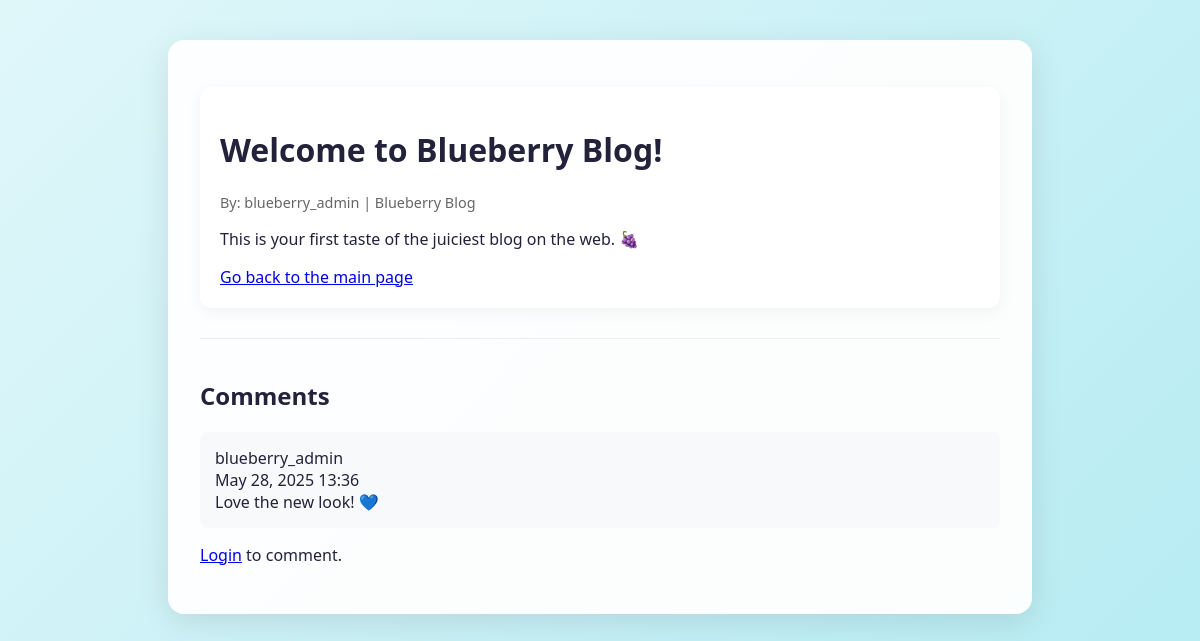
/post/1, run on the app's committed database.
### app/models.py (models this page shows, shortened)
class Post(db.Model):
    id = db.Column(db.Integer, primary_key=True)
    title = db.Column(db.String(120), nullable=False)
    content = db.Column(db.Text, nullable=False)
    user_id = db.Column(db.Integer, db.ForeignKey('user.id'))

class User(UserMixin, db.Model):
    id = db.Column(db.Integer, primary_key=True)
    username = db.Column(db.String(80), unique=True, nullable=False)
    password_hash = db.Column(db.String(128), nullable=False)
    posts = db.relationship('Post', backref='author', lazy='dynamic')

class Comment(db.Model):
    id = db.Column(db.Integer, primary_key=True)
    content = db.Column(db.Text, nullable=False)
    created_at = db.Column(db.DateTime, server_default=db.func.now())
    user_id = db.Column(db.Integer, db.ForeignKey('user.id'), nullable=False)
    post_id = db.Column(db.Integer, db.ForeignKey('post.id'), nullable=False)
    user = db.relationship('User', backref='comments')
    post = db.relationship('Post', backref='comments')

### app/main.py (the view, shortened to what this page needs)
@bp.route('/post/<int:post_id>', methods=['GET', 'POST'])
def view_post(post_id):
    post = Post.query.get_or_404(post_id)
    comments = Comment.query.filter_by(post_id=post.id).order_by(Comment.created_at.desc()).all()
    return render_template('view_post.html', post=post, comments=comments)

### app/templates/view_post.html (shortened to what this page needs)
<!DOCTYPE html>
<html>
<head>
    <link rel="stylesheet" href="{{ url_for('static', filename='style.css') }}">
</head>
<body>
<div class="container">
    <div class="card">
        <h1>{{ post.title }}</h1>
        <div class="post-meta">By: {{ post.author.username }} | Blueberry Blog</div>
        <p>{{ post.content }}</p>
        <a href="{{ url_for('main.index') }}">Go back to the main page</a>
    </div>
    <div class="comments-section">
        <h2>Comments</h2>
        {% if comments %}
            {% for comment in comments %}
                <div class="comment">
                    <div class="comment-author">{{ comment.user.username }}</div>
                    <div class="comment-date">{{ comment.created_at.strftime('%b %d, %Y %H:%M') }}</div>
                    <div>{{ comment.content }}</div>
                </div>
            {% endfor %}
        {% else %}
            <p>No comments yet. Be the first to comment!</p>
        {% endif %}
        {% if current_user.is_authenticated %}
        <form method="POST" class="comment-form">
            <label for="content">Add a comment:</label>
            <textarea id="content" name="content" required></textarea>
            <button type="submit">Post Comment</button>
        </form>
        {% else %}
            <p><a href="{{ url_for('main.login') }}">Login</a> to comment.</p>
        {% endif %}
    </div>
</div>
</body>
</html>

### app/static/style.css (style rules this page uses)
body { font-family: 'Segoe UI', 'Roboto', Arial, sans-serif; background: linear-gradient(135deg, #e0f7fa 0%, #b2ebf2 100%); margin: 0; padding: 20px; min-height: 100vh; color: #22223b; }
.container { max-width: 800px; margin: 20px auto; background: rgba(255, 255, 255, 0.95); border-radius: 16px; box-shadow: 0 8px 32px rgba(0, 0, 0, 0.1); padding: 32px; }
.card { background: white; border-radius: 12px; padding: 20px; margin: 15px 0; box-shadow: 0 4px 16px rgba(0, 0, 0, 0.05); transition: transform 0.2s, box-shadow 0.2s; }
.post-meta { color: #666; font-size: 0.9em; }
.comments-section { margin-top: 30px; padding-top: 20px; border-top: 1px solid #eee; }
.comment { background: #f8f9fa; border-radius: 8px; padding: 15px; margin: 10px 0; }

### data on the page
Post: title "Welcome to Blueberry Blog!", content "This is your first taste of the juiciest blog on the web. 🍇"
User: author.username "blueberry_admin"
Comment: user.username "blueberry_admin", created_at "May 28, 2025 13:36", content "Love the new look! 💙"
